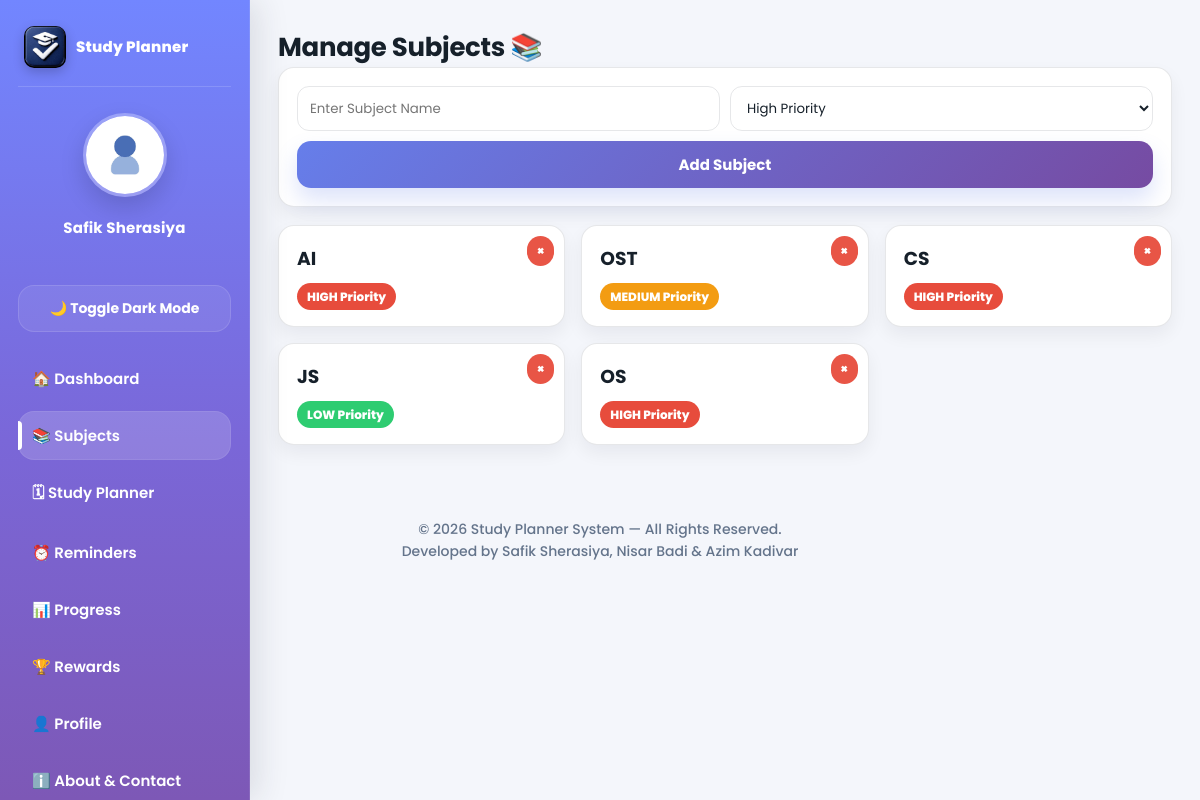
Screenshot of /subject.php (signed in) with the database file from the repository.
### tables this page shows
CREATE TABLE `users` (
  `id` int(11) NOT NULL,
  `name` varchar(100) NOT NULL,
  `email` varchar(100) NOT NULL,
  `password` varchar(255) NOT NULL,
  `created_at` timestamp NOT NULL DEFAULT current_timestamp(),
  `phone` varchar(20) DEFAULT NULL,
  `profile_pic` varchar(255) DEFAULT NULL,
  `points` int(11) NOT NULL DEFAULT 0,
  `badge` varchar(50) DEFAULT 'Beginner'
);

CREATE TABLE `subjects` (
  `id` int(11) NOT NULL,
  `user_id` int(11) NOT NULL,
  `name` varchar(100) NOT NULL,
  `created_at` timestamp NOT NULL DEFAULT current_timestamp(),
  `priority` enum('high','medium','low') NOT NULL
);

### subject.php (the view, shortened to what this page needs)
<?php
include("config.php");
$user_id = (int)$_SESSION['user_id'];
$stmt = $conn->prepare("SELECT * FROM subjects WHERE user_id=? ORDER BY id DESC");
$stmt->bind_param("i", $user_id);
$stmt->execute();
$result = $stmt->get_result();
?>
<!DOCTYPE html>
<html lang="en">
<head>
    <link rel="stylesheet" href="css/style.css?v=2">
</head>
<body class="dashboard-page">
<?php include("sidebar.php"); ?>
<div class="main">
    <h1>Manage Subjects 📚</h1>
    <div class="form-card">
        <form method="POST">
            <input type="text" name="subject_name" placeholder="Enter Subject Name" required>
            <select name="priority" required>
                <option value="high">High Priority</option>
            </select>
            <button class="btn" name="add_subject">Add Subject</button>
        </form>
    </div>
    <div class="subject-list">
        <?php if ($result->num_rows > 0) { ?>
            <?php while ($row = $result->fetch_assoc()) { ?>
                <div class="subject-card">
                    <a class="delete-btn" href="?delete=<?php echo $row['id']; ?>" onclick="return confirm('Delete this subject?')">×</a>
                    <h3><?php echo htmlspecialchars($row['name']); ?></h3>
                    <span class="priority <?php echo $row['priority']; ?>">
                        <?php echo strtoupper($row['priority']); ?> Priority
                    </span>
                </div>
            <?php } ?>
        <?php } else { ?>
            <p>No subjects added yet.</p>
        <?php } ?>
    </div>
</div>
<?php include("footer.php"); ?>
</body>
</html>

### sidebar.php (shortened to what this page needs)
<?php
include("config.php");
$user_id = (int) $_SESSION['user_id'];
$current_page = basename($_SERVER['PHP_SELF']);
$stmt = $conn->prepare("SELECT profile_pic, name FROM users WHERE id=? LIMIT 1");
$stmt->bind_param("i", $user_id);
$stmt->execute();
$user = $stmt->get_result()->fetch_assoc();
function activeLink($page, $current_page) {
    return $page === $current_page ? 'active' : '';
}
?>
<div class="sidebar" id="mainSidebar">
    <div class="sidebar-logo">
        <img src="images/app_logo.png" alt="Study Planner Logo">
        <span>Study Planner</span>
    </div>
    <div class="profile-box">
        <?php if (!empty($user['profile_pic']) && file_exists("uploads/" . $user['profile_pic'])) { ?>
            <img src="uploads/<?php echo htmlspecialchars($user['profile_pic']); ?>" alt="Profile">
        <?php } else { ?>
            <img src="uploads/default.png" alt="Profile">
        <?php } ?>
        <h3><?php echo htmlspecialchars($user['name'] ?? 'User'); ?></h3>
    </div>
    <button id="darkToggleBtn" class="theme-btn">🌙 Toggle Dark Mode</button>
    <a href="dashboard.php"  class="<?php echo activeLink('dashboard.php',  $current_page); ?>">🏠 Dashboard</a>
    <a href="subject.php"    class="<?php echo activeLink('subject.php',    $current_page); ?>">📚 Subjects</a>
    <a href="planner.php"    class="<?php echo activeLink('planner.php',    $current_page); ?>">🗓 Study Planner</a>
    <a href="reminders.php"  class="<?php echo activeLink('reminders.php',  $current_page); ?>">⏰ Reminders</a>
    <a href="progress.php"   class="<?php echo activeLink('progress.php',   $current_page); ?>">📊 Progress</a>
    <a href="rewards.php"    class="<?php echo activeLink('rewards.php',    $current_page); ?>">🏆 Rewards</a>
    <a href="profile.php"    class="<?php echo activeLink('profile.php',    $current_page); ?>">👤 Profile</a>
    <a href="about.php"    class="<?php echo activeLink('about.php',    $current_page); ?>">ℹ️ About & Contact</a>
</div>

### rows the page displays
users: name "Safik Sherasiya"
subjects: name "AI", priority "HIGH"
subjects: name "OST", priority "MEDIUM"
subjects: name "CS", priority "HIGH"
subjects: name "JS", priority "LOW"
subjects: name "OS", priority "HIGH"
